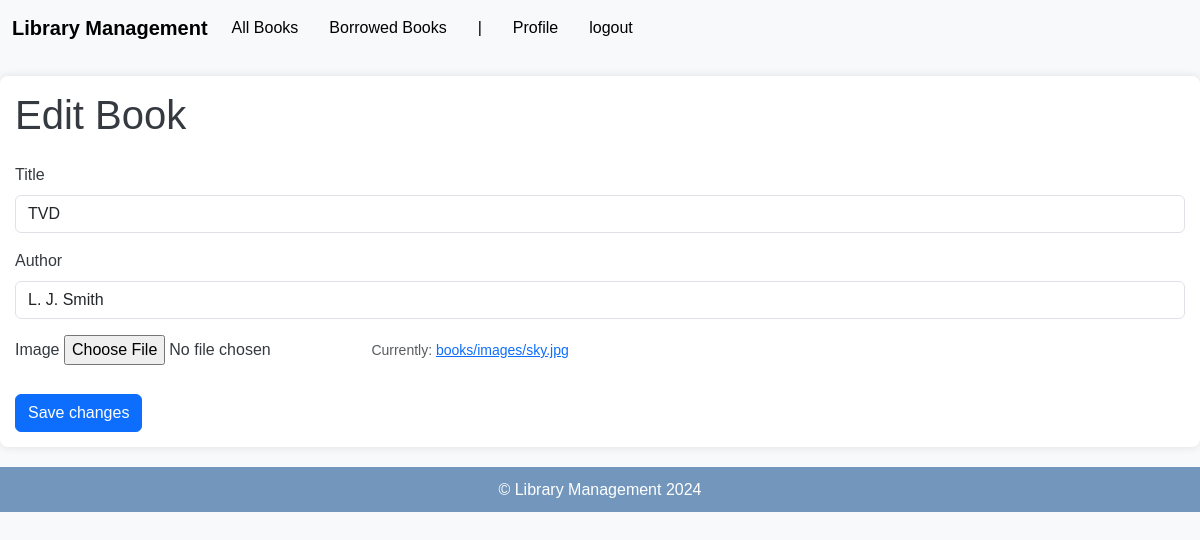
The app's page /books/update/1 (signed in) with its own data.
### books/models.py (models this page shows, shortened)
class Book(models.Model):
    title = models.CharField(max_length=100)
    author = models.CharField(max_length=100)
    image = models.ImageField(upload_to="books/images", null=True)
    borrower = models.ForeignKey(User, on_delete=models.CASCADE, null=True)
    return_date = models.DateField(null=True)

### books/views.py (the view)
# urls.py: path("update/<int:book_id>", update_book, name="book.update"),
@login_required
def update_book(request, book_id):
    book = get_object_or_404(Book, id=book_id)
    if request.method == "POST":
        form = BookForm(request.POST, instance=book)
        if form.is_valid():
            form.save()
            return redirect(book.all_url)
    else:
        form = BookForm(instance=book)
    return render(request, "books/edit.html", {"form": form})

### books/forms.py
class BookForm(forms.ModelForm):
    class Meta:
        model = Book
        fields = ["title", "author", "image"]

### templates/books/edit.html (shortened to what this page needs)
{% extends 'layouts/base.html' %}
{% load static %}
{% block content %}
<h1 class="mb-4"> Edit Book </h1>
<form method="POST" enctype="multipart/form-data">
    <div class="form-group mb-3">
        <label for="id_title" class="form-label">Title</label>
        <input type="text" name="title" class="form-control" id="id_title" value="{{ form.title.value }}">
    </div>
    <div class="form-group mb-3">
        <label for="id_author" class="form-label">Author</label>
        <input type="text" name="author" class="form-control" id="id_author" value="{{ form.author.value }}">
    </div>
    <div class="form-group mb-3">
        <label for="id_image" class="form-label">Image</label>
        <input type="file" name="image" class="form-control-file" id="id_image">
        {% if form.image.value %}
            <small class="form-text">Currently: <a href="{{ form.image.value.url }}" target="_blank">{{ form.image.value }}</a></small>
        {% endif %}
    </div>
    <div class="form-group mt-4">
        <input type="submit" class="btn btn-primary btn-block" value="Save changes">
    </div>
</form>
{% endblock %}

### books/static/css/style.css (style rules this page uses)
body { font-family: 'Arial', sans-serif; background-color: #f8f9fa; color: #343a40; margin: 0; padding: 0; }

### records on screen
Book: title "TVD", author "L. J. Smith", image.value "books/images/sky.jpg"
